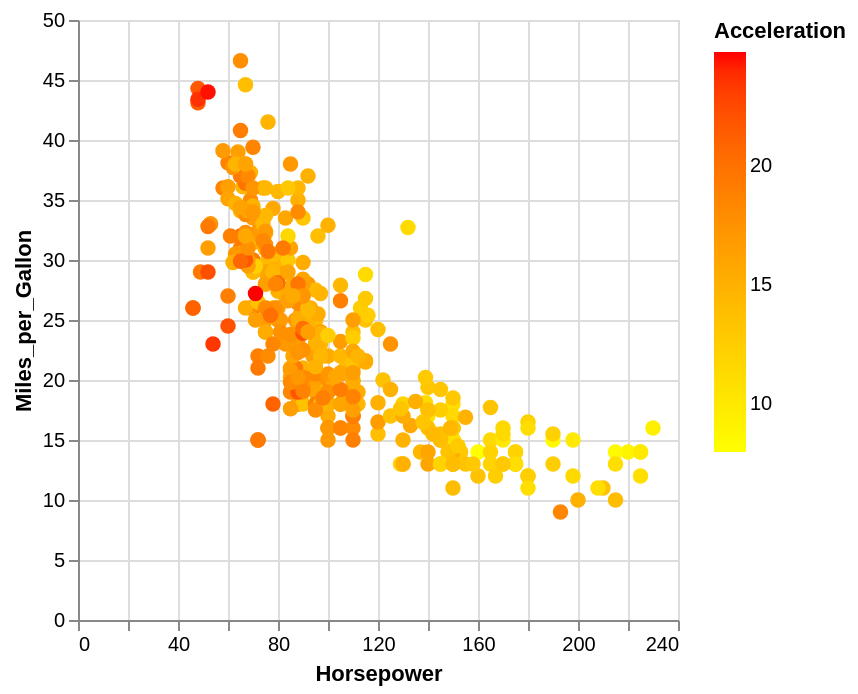

Vega-Lite specification for this chart:
### Vega-Lite specification from a JSON file in a GitHub repository (floating-point values rounded to 4 significant figures; data arrays with more than 128 entries replaced by an {"elided": "..."} marker saying what was removed)
{"$schema": "https://vega.github.io/schema/vega-lite/v5.json", "data": {"values": {"elided": "406 records"}}, "description": "HSL interpolation.", "encoding": {"color": {"field": "Acceleration", "scale": {"range": ["yellow", "red"], "type": "linear"}, "type": "quantitative"}, "opacity": {"value": 1}, "size": {"value": 60}, "x": {"field": "Horsepower", "type": "quantitative"}, "y": {"field": "Miles_per_Gallon", "type": "quantitative"}}, "mark": "circle", "transform": [{"as": "accelerationZScore", "calculate": "(datum.Acceleration - 15.52)/2.80"}]}
